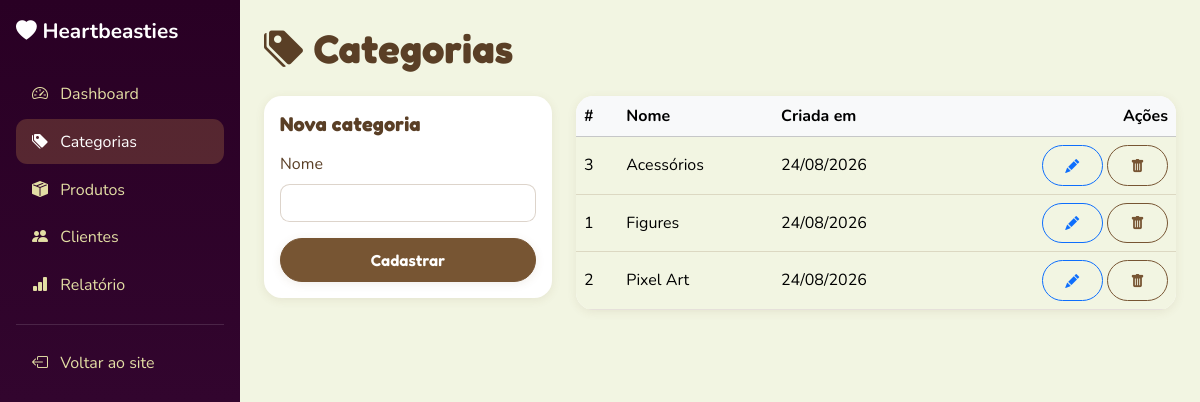
Screenshot of /admin/categorias.php with the database file from the repository.
### tables this page shows
CREATE TABLE IF NOT EXISTS categorias (
    id INT AUTO_INCREMENT PRIMARY KEY,
    nome VARCHAR(80) NOT NULL,
    criado_em DATETIME DEFAULT CURRENT_TIMESTAMP,
    UNIQUE KEY uq_categoria_nome (nome)
);

### admin/categorias.php (the view, shortened to what this page needs)
<?php
require '../includes/db.php';
$pagina_admin = 'categorias';
$categoriaEditando = null;
$categorias = $pdo->query("SELECT * FROM categorias ORDER BY nome")->fetchAll();
require '_layout_topo.php';
?>
<h1 class="fw-bold mb-4"><i class="bi bi-tags-fill"></i> Categorias</h1>
<div class="row g-4">
    <div class="col-12 col-lg-4">
        <div class="card shadow-sm border-0 p-3">
            <h5 class="fw-bold mb-3">
                <?php echo $categoriaEditando ? 'Editar categoria' : 'Nova categoria'; ?>
            </h5>
            <form method="post">
                <div class="mb-3">
                    <label class="form-label">Nome</label>
                    <input type="text" name="nome" class="form-control" required
                        value="<?php echo htmlspecialchars($categoriaEditando['nome'] ?? ''); ?>">
                </div>
                <button type="submit" name="salvar" class="btn btn-primary w-100">
                    <?php echo $categoriaEditando ? 'Salvar alterações' : 'Cadastrar'; ?>
                </button>
            </form>
        </div>
    </div>
    <div class="col-12 col-lg-8">
        <div class="card shadow-sm border-0">
            <table class="table table-hover mb-0 align-middle">
                <thead class="table-light">
                    <tr>
                        <th>#</th>
                        <th>Nome</th>
                        <th>Criada em</th>
                        <th class="text-end">Ações</th>
                    </tr>
                </thead>
                <tbody>
                    <?php foreach ($categorias as $c): ?>
                        <tr>
                            <td><?php echo $c['id']; ?></td>
                            <td><?php echo htmlspecialchars($c['nome']); ?></td>
                            <td><?php echo date('d/m/Y', strtotime($c['criado_em'])); ?></td>
                            <td class="text-end">
                                <a href="categorias.php?editar=<?php echo $c['id']; ?>" class="btn btn-sm btn-outline-primary">
                                    <i class="bi bi-pencil-fill"></i>
                                </a>
                                <a href="categorias.php?excluir=<?php echo $c['id']; ?>"
                                   class="btn btn-sm btn-outline-danger"
                                   onclick="return confirm('Tem certeza que quer excluir a categoria \'<?php echo htmlspecialchars($c['nome']); ?>\'? Essa ação não pode ser desfeita.');">
                                    <i class="bi bi-trash-fill"></i>
                                </a>
                            </td>
                        </tr>
                    <?php endforeach; ?>
                </tbody>
            </table>
        </div>
    </div>
</div>
<?php require '_layout_rodape.php'; ?>

### admin/_layout_topo.php (shortened to what this page needs)
<!DOCTYPE html>
<html lang="pt-br">
<head>
    <link href="https://cdn.jsdelivr.net/npm/bootstrap@5.3.3/dist/css/bootstrap.min.css" rel="stylesheet">
    <link rel="stylesheet" href="https://cdn.jsdelivr.net/npm/bootstrap-icons@1.11.3/font/bootstrap-icons.min.css">
    <link rel="stylesheet" href="../css/style.css">
</head>
<body>
<div class="d-flex">
    <nav class="admin-sidebar p-3">
        <div class="brand mb-4"><i class="bi bi-heart-fill"></i> Heartbeasties</div>
        <a href="dashboard.php" class="<?php echo ($pagina_admin ?? '') === 'dashboard' ? 'active' : ''; ?>">
            <i class="bi bi-speedometer2 me-2"></i> Dashboard
        </a>
        <a href="categorias.php" class="<?php echo ($pagina_admin ?? '') === 'categorias' ? 'active' : ''; ?>">
            <i class="bi bi-tags-fill me-2"></i> Categorias
        </a>
        <a href="produtos.php" class="<?php echo ($pagina_admin ?? '') === 'produtos' ? 'active' : ''; ?>">
            <i class="bi bi-box-seam-fill me-2"></i> Produtos
        </a>
        <a href="clientes.php" class="<?php echo ($pagina_admin ?? '') === 'clientes' ? 'active' : ''; ?>">
            <i class="bi bi-people-fill me-2"></i> Clientes
        </a>
        <a href="relatorio.php" class="<?php echo ($pagina_admin ?? '') === 'relatorio' ? 'active' : ''; ?>">
            <i class="bi bi-bar-chart-fill me-2"></i> Relatório
        </a>
        <hr class="text-white-50">
        <a href="../index.php"><i class="bi bi-box-arrow-left me-2"></i> Voltar ao site</a>
    </nav>
    <main class="flex-fill p-4">

### admin/_layout_rodape.php (shortened to what this page needs)
    </main>
</div>
</body>
</html>

### css/style.css (style rules this page uses)
:root { --hb-beige: #F2F5E2; --hb-vanilla: #E3DEA4; --hb-apricot: #D4954D; --hb-olive: #775533; --hb-olive-dark: #5A3F26; --hb-midnight: #290024; --hb-white: #FFFFFF; --hb-bg: var(--hb-beige); --hb-surface: var(--hb-white); --hb-surface-alt: var(--hb-vanilla); --hb-text: var(--hb-olive-dark); --hb-text-muted: #8A7458; --hb-accent: var(--hb-apricot); --hb-brand: var(--hb-olive); --hb-deep: var(--hb-midnight); --hb-radius-sm: .6rem; --hb-radius: 1.1rem; --hb-radius-lg: 1.75rem; --hb-shadow-sm: 0 2px 10px rgba(119, 85, 51, .10); --hb-shadow: 0 10px 30px rgba(119, 85, 51, .14); --hb-shadow-lift: 0 18px 34px rgba(119, 85, 51, .22); --bs-body-bg: var(--hb-bg); --bs-body-color: var(--hb-text); --bs-primary: var(--hb-olive); --bs-primary-rgb: 119, 85, 51; --bs-secondary: var(--hb-text-muted); --bs-success: #7A9257; --bs-danger: var(--hb-olive); --bs-danger-rgb: 119, 85, 51; --bs-warning: var(--hb-apricot); --bs-warning-rgb: 212, 149, 77; --bs-light: var(--hb-vanilla); --bs-light-rgb: 227, 222, 164; --bs-dark: var(--hb-midnight); --bs-dark-rgb: 41, 0, 36; --bs-border-color: rgba(119, 85, 51, .18); --bs-border-radius: var(--hb-radius-sm); --bs-border-radius-lg: var(--hb-radius); --bs-box-shadow-sm: var(--hb-shadow-sm); --bs-box-shadow: var(--hb-shadow); --bs-link-color: var(--hb-olive); --bs-link-hover-color: var(--hb-apricot); }
body { font-family: 'Nunito', sans-serif; background-color: var(--hb-bg); color: var(--hb-text); background-image: radial-gradient(circle at 6% 12%, rgba(212, 149, 77, .10) 0, transparent 40%), radial-gradient(circle at 96% 8%, rgba(227, 222, 164, .55) 0, transparent 38%); background-attachment: fixed; }
h1, h2, h3, h4, h5, h6, .navbar-brand, .btn, .section-title { font-family: 'Fredoka', sans-serif; letter-spacing: .2px; }
a { transition: color .2s ease; }
.btn-outline-danger { --bs-btn-color: var(--hb-olive); --bs-btn-border-color: var(--hb-olive); --bs-btn-hover-bg: var(--hb-olive); --bs-btn-hover-border-color: var(--hb-olive); }
.btn { border-radius: 999px; font-weight: 600; padding: .55rem 1.4rem; transition: transform .18s ease, box-shadow .18s ease, background-color .18s ease; }
.btn-primary { --bs-btn-bg: var(--hb-olive); --bs-btn-border-color: var(--hb-olive); --bs-btn-hover-bg: var(--hb-apricot); --bs-btn-hover-border-color: var(--hb-apricot); --bs-btn-active-bg: var(--hb-olive-dark); box-shadow: var(--hb-shadow-sm); }
.card { border-radius: var(--hb-radius) !important; background-color: var(--hb-surface); box-shadow: var(--hb-shadow-sm) !important; transition: transform .25s ease, box-shadow .25s ease; overflow: hidden; }
.form-control, .form-select { border-radius: var(--hb-radius-sm); border-color: rgba(119, 85, 51, .25); background-color: var(--hb-surface); }
.admin-sidebar { width: 240px; min-height: 100vh; background: linear-gradient(180deg, var(--hb-midnight) 0%, #3B0A38 100%); }
.admin-sidebar a { color: var(--hb-vanilla); text-decoration: none; display: block; padding: .65rem 1rem; border-radius: .7rem; margin-bottom: .2rem; transition: background-color .2s ease, color .2s ease; }
.admin-sidebar a.active, .admin-sidebar a:hover { background: rgba(212, 149, 77, .25); color: var(--hb-white); }
.admin-sidebar .brand { color: var(--hb-white); font-weight: 700; font-size: 1.3rem; }
main.flex-fill { background-color: var(--hb-bg); }
.card { position: relative; }

### rows the page displays
categorias: id "3", nome "Acessórios", criado_em "24/08/2026"
categorias: id "1", nome "Figures", criado_em "24/08/2026"
categorias: id "2", nome "Pixel Art", criado_em "24/08/2026"
